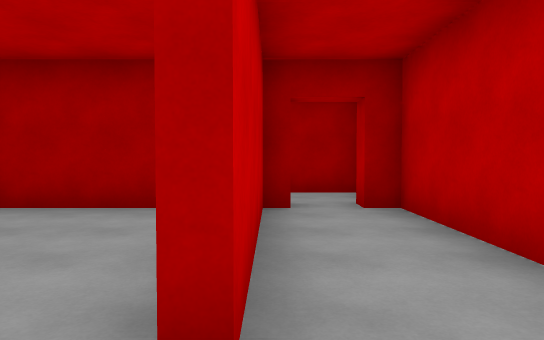
view 1 (above)

22 first-person views from a walk through a 3-D level made in the Unity game engine. The camera is 1.4 m above the floor, tilts 2° down and sees 70° across. The floor is counted in squares, 2 m on a side. Each view is taken from the middle of a square. On the plan, view 1 faces up. The plan holds only what a view shows up to about 11 squares ahead; the rest is blank. The place goes on beyond the plan. The player is left out. Some animated figures are left out.

view 2
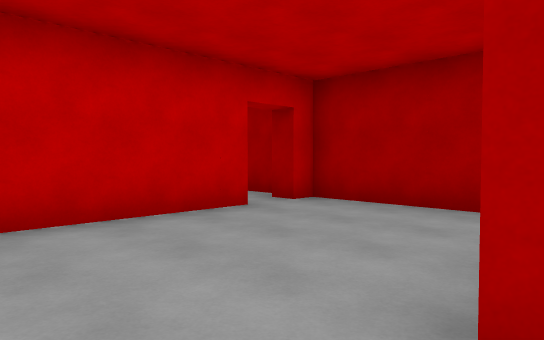

view 3
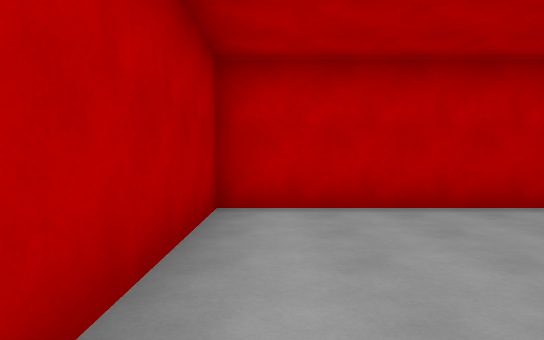

view 4
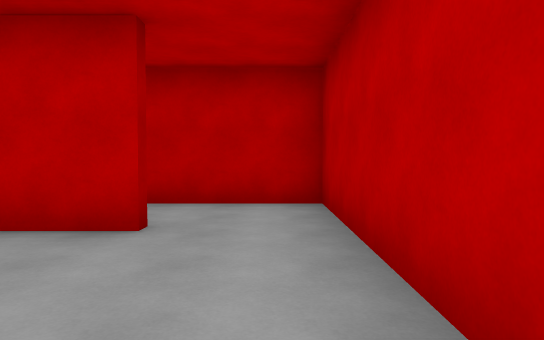

view 5
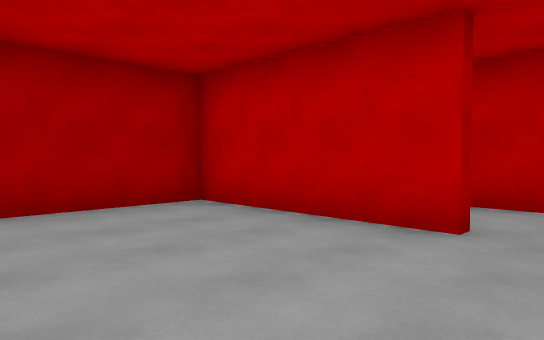

view 6
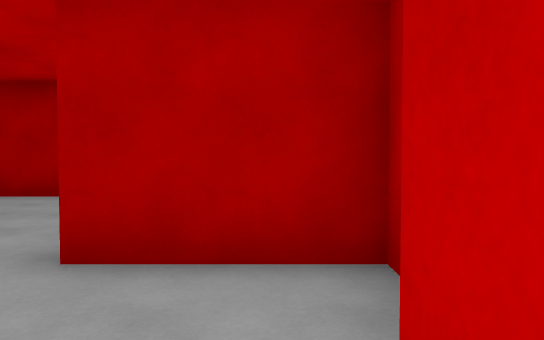

view 7
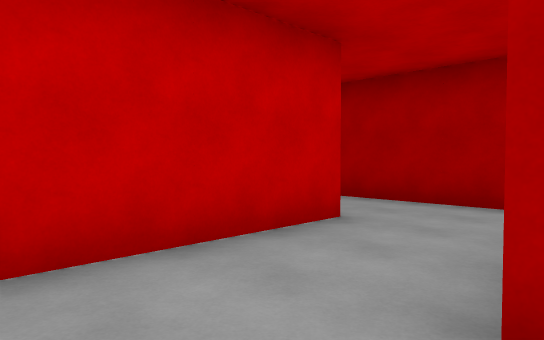

view 8
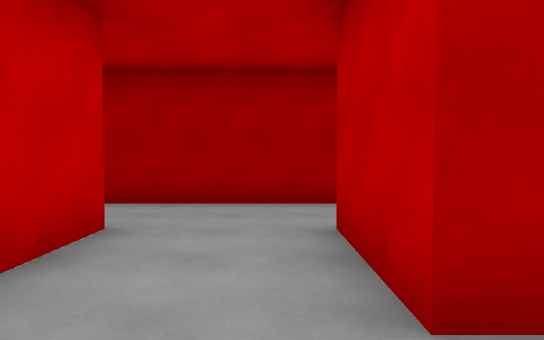

view 9
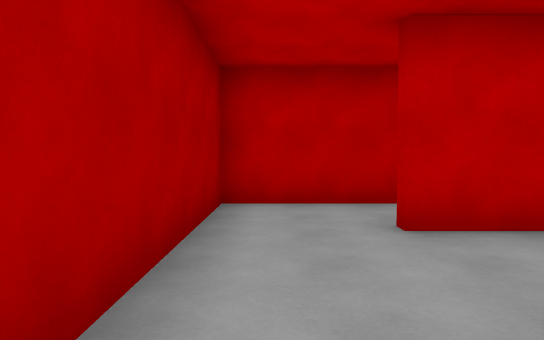

view 10
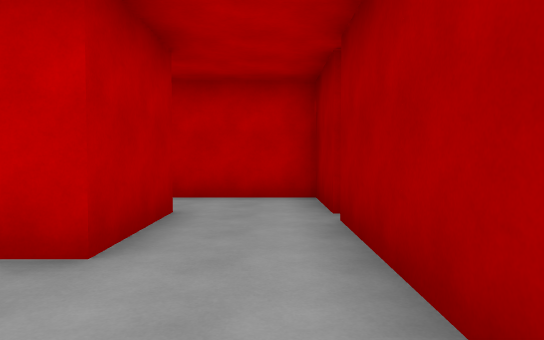

view 11
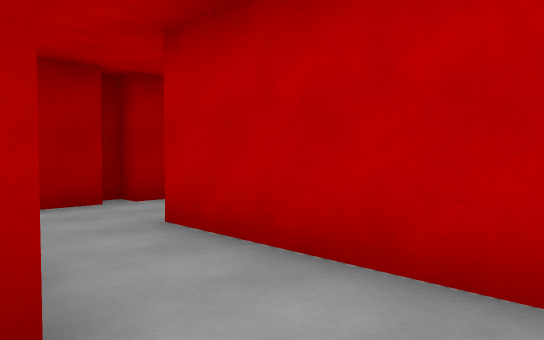

view 12
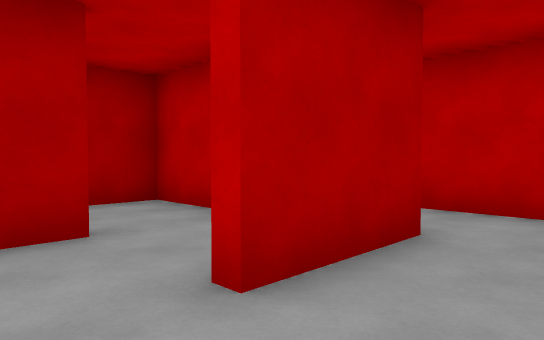

view 13
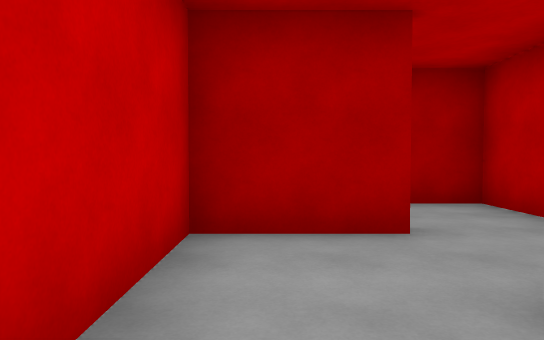

view 14
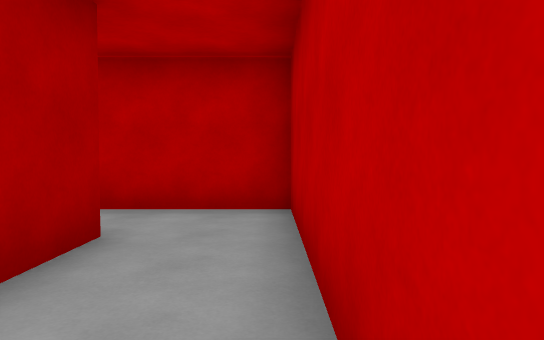

view 15
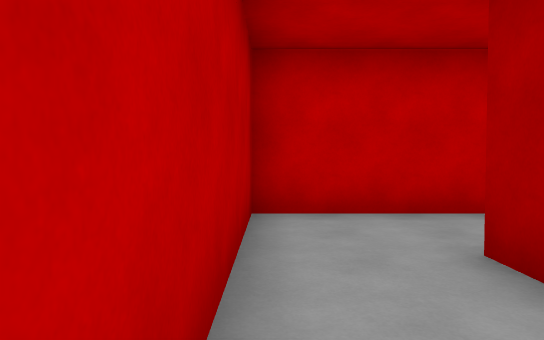

view 16
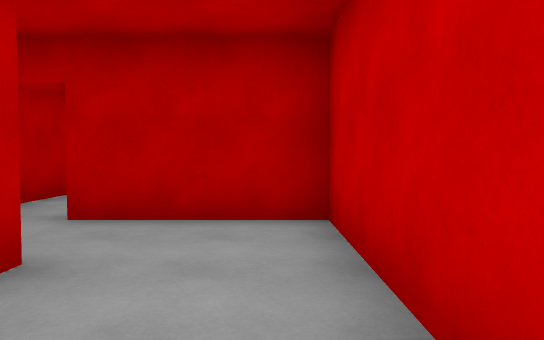

view 17
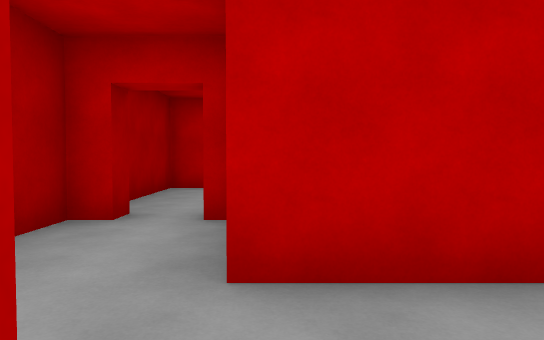

view 18
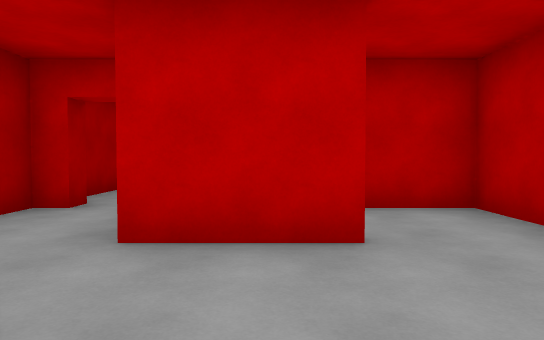

view 19
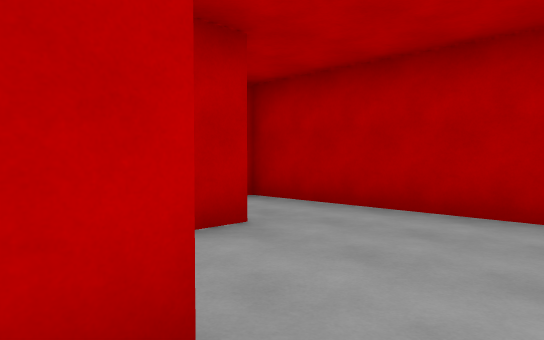

view 20
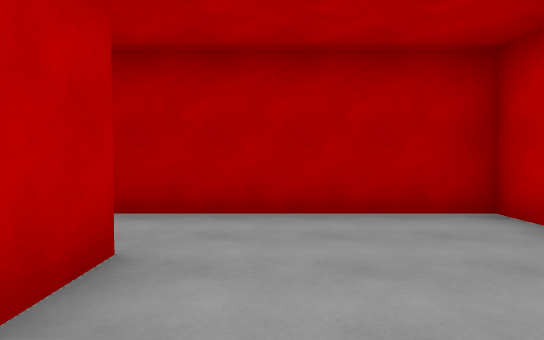

view 21
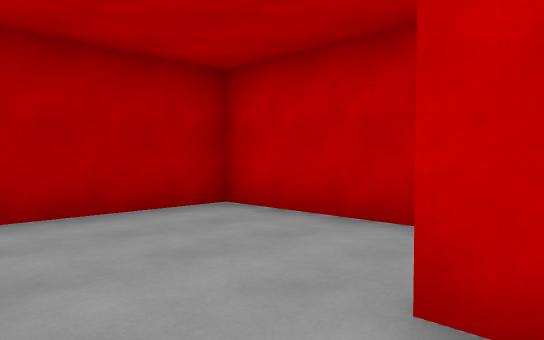

view 22
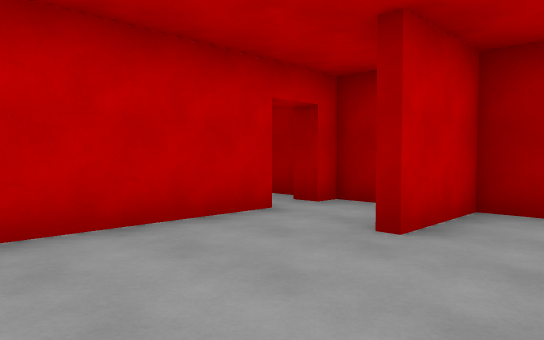

### Floor plan
Ten units are one square. View 1 is at (0, 0); x grows to the right and y downward. Boxes are objects, and circles mark ways between rooms. Rooms are numbered by the first view taken in them; rooms with no view inside come last. Other rooms are left out.
<svg viewBox="-115 -127 139 140">
<path fill="none" stroke="#000" d="M-4 -11 -4 -52 -42 -52 -42 -47M-42 -38 -42 8 5 8M-1 -52 -1 -13M19 -75 5 -75M5 8 18 8 18 -52 13 -52 13 -58M5 -75 -4 -75 -4 -98M-26 -98 -26 -57 3 -57M-46 -117 -66 -117 -66 -93M-49 -98 -26 -98M-42 -122 -46 -122M-25 -117 -42 -117M18 -91 18 -117 -25 -117M-86 -95 -107 -95 -107 -58 -66 -58M-65 -75 -87 -75M-66 -58 -49 -58 -49 -98M-69 -11 -69 -33M-89 -31 -89 -39M-107 -37 -107 8 -49 8 -49 -8M-100 -52 -107 -52M-79 -52 -86 -52 -86 -33M-49 -52 -60 -52M-42 -47 -49 -47M-69 -103 -69 -117 -80 -117"/>
<circle cx="0" cy="-5" r="3" fill="#2a7"/>
<circle cx="-50" cy="-40" r="3" fill="#2a7"/>
<circle cx="0" cy="-65" r="3" fill="#2a7"/>
<circle cx="-15" cy="-85" r="3" fill="#2a7"/>
<circle cx="-35" cy="-105" r="3" fill="#2a7"/>
<circle cx="-55" cy="-85" r="3" fill="#2a7"/>
<circle cx="-75" cy="-65" r="3" fill="#2a7"/>
<circle cx="-80" cy="-100" r="3" fill="#2a7"/>
<circle cx="-80" cy="-30" r="3" fill="#2a7"/>
<text x="-20" y="-20">1</text>
<text x="10" y="-40">2</text>
<text x="-10" y="-70">3</text>
<text x="-50" y="-110">4</text>
<text x="0" y="-100">5</text>
<text x="-90" y="-80">6</text>
<text x="-60" y="-80">7</text>
<text x="-80" y="-10">8</text>
<text x="-70" y="-40">9</text>
<text x="-80" y="-110">10</text>
</svg>
Room 1 opens to room 2. Room 1 opens to room 9. Room 2 opens to room 3. Room 3 opens to room 5. Room 4 opens to room 5. Room 4 opens to room 7. Room 6 opens to room 7. Room 6 opens to room 10. Room 8 opens to room 9.

Where each view was taken, in squares from view 1:
view 1: 0 up, 0 right, facing up
view 2: 0 up, 0 right, facing up-left
view 3: 0 up, 1 right, facing left
view 4: 0 up, 4 left, facing right
view 5: 0 up, 4 left, facing up-right
view 6: 5 up, 1 right, facing up
view 7: 6 up, 0 right, facing up-left
view 8: 6 up, 1 left, facing up
view 9: 11 up, 4 left, facing right
view 10: 11 up, 0 right, facing left
view 11: 6 up, 7 left, facing up-right
view 12: 6 up, 10 left, facing up-right
view 13: 6 up, 10 left, facing up
view 14: 6 up, 10 left, facing right
view 15: 6 up, 6 left, facing left
view 16: 10 up, 2 left, facing down
view 17: 3 up, 9 left, facing right
view 18: 2 up, 10 left, facing right
view 19: 4 up, 10 left, facing down-right
view 20: 4 up, 8 left, facing down
view 21: 4 up, 7 left, facing down-left
view 22: 0 up, 7 left, facing up-left
